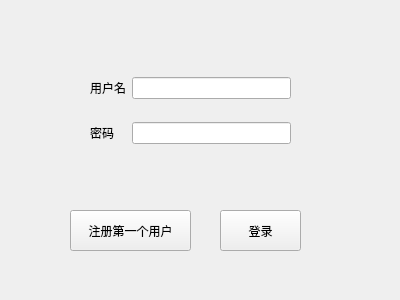
<?xml version="1.0" encoding="UTF-8"?>
<ui version="4.0">
 <class>LoginWidget</class>
 <widget class="QWidget" name="LoginWidget">
  <property name="geometry">
   <rect>
    <x>0</x>
    <y>0</y>
    <width>400</width>
    <height>300</height>
   </rect>
  </property>
  <property name="windowTitle">
   <string>登录</string>
  </property>
  <widget class="QPushButton" name="pushButton">
   <property name="geometry">
    <rect>
     <x>70</x>
     <y>210</y>
     <width>121</width>
     <height>41</height>
    </rect>
   </property>
   <property name="text">
    <string>注册第一个用户</string>
   </property>
  </widget>
  <widget class="QPushButton" name="pushButton_2">
   <property name="geometry">
    <rect>
     <x>220</x>
     <y>210</y>
     <width>81</width>
     <height>41</height>
    </rect>
   </property>
   <property name="text">
    <string>登录</string>
   </property>
  </widget>
  <widget class="QWidget" name="gridLayoutWidget">
   <property name="geometry">
    <rect>
     <x>90</x>
     <y>60</y>
     <width>201</width>
     <height>101</height>
    </rect>
   </property>
   <layout class="QGridLayout" name="gridLayout_2">
    <item row="0" column="0">
     <widget class="QLabel" name="label">
      <property name="text">
       <string>用户名</string>
      </property>
     </widget>
    </item>
    <item row="1" column="0">
     <widget class="QLabel" name="label_2">
      <property name="text">
       <string>密码</string>
      </property>
     </widget>
    </item>
    <item row="0" column="1">
     <widget class="QLineEdit" name="lineEdit_username"/>
    </item>
    <item row="1" column="1">
     <widget class="QLineEdit" name="lineEdit_password"/>
    </item>
   </layout>
  </widget>
 </widget>
 <resources/>
 <connections/>
</ui>
